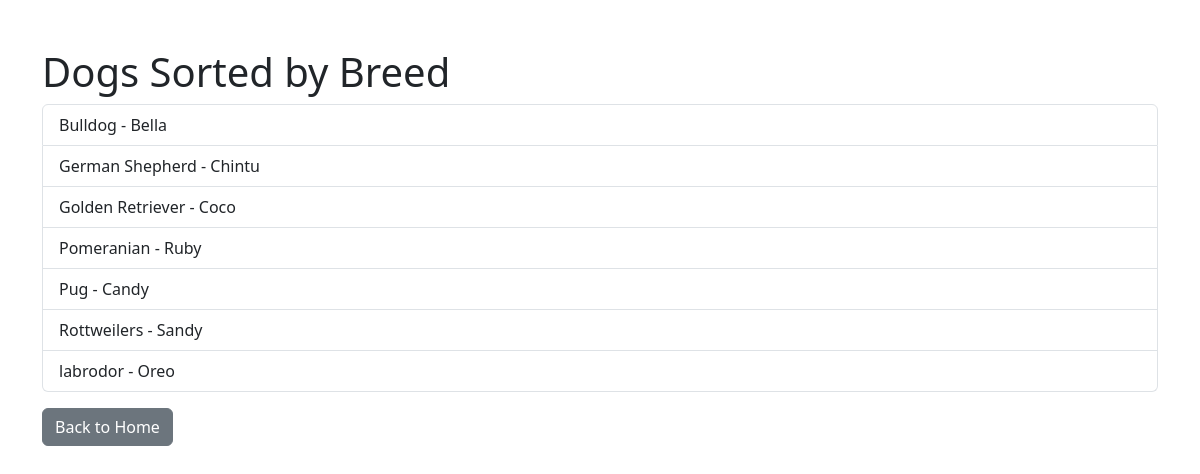
/dogs/breed/, run on the app's committed database.
### rescue/models.py (models this page shows, shortened)
class Dog(models.Model):
    name = models.CharField(max_length=100)
    breed = models.CharField(max_length=50)
    color = models.CharField(max_length=50)
    age = models.IntegerField()
    status = models.CharField(max_length=20, choices=[
        ('Missing', 'Missing'),
        ('Found', 'Found'),
        ('Adopted', 'Adopted')
    ])
    location = models.CharField(max_length=100)
    image = models.ImageField(upload_to='dog_images/')

### rescue/views.py (the view)
# urls.py: path('dogs/breed/', views.dogs_by_breed, name='dogs_by_breed'),
def dogs_by_breed(request):
    dogs = Dog.objects.all().order_by('breed')
    return render(request, 'dogs_by_breed.html', {'dogs': dogs})

### rescue/templates/dogs_by_breed.html (shortened to what this page needs)
<!DOCTYPE html>
<html>
<head>
    <link rel="stylesheet" href="https://cdn.jsdelivr.net/npm/bootstrap@5.3.0/dist/css/bootstrap.min.css">
</head>
<body>
    <div class="container mt-5">
        <h1>Dogs Sorted by Breed</h1>
        <ul class="list-group">
            {% for dog in dogs %}
                <li class="list-group-item">
                    {{ dog.breed }} - {{ dog.name }}
                </li>
            {% endfor %}
        </ul>
        <a href="{% url 'home' %}" class="btn btn-secondary mt-3">Back to Home</a>
    </div>
</body>
</html>

### data on the page
Dog: breed "Bulldog", name "Bella"
Dog: breed "German Shepherd", name "Chintu"
Dog: breed "Golden Retriever", name "Coco"
Dog: breed "Pomeranian", name "Ruby"
Dog: breed "Pug", name "Candy"
Dog: breed "Rottweilers", name "Sandy"
Dog: breed "labrodor", name "Oreo"
